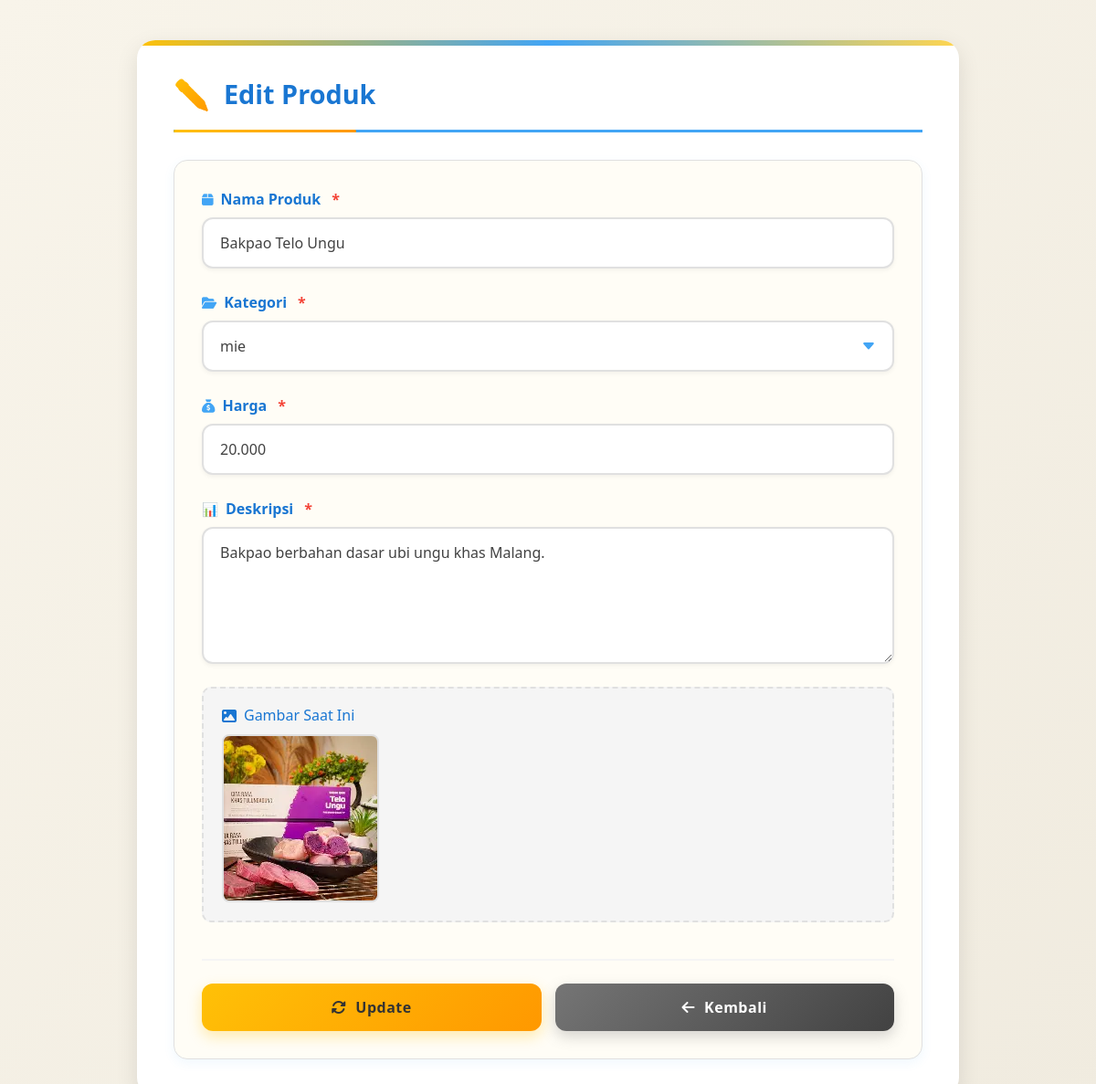
The page /admin/produk/edit/14 on the database its author committed.
### tables this page shows
CREATE TABLE `produk` (
  `id_produk` int(11) NOT NULL,
  `id_kategori` int(11) DEFAULT NULL,
  `nama_produk` varchar(150) DEFAULT NULL,
  `harga` int(11) DEFAULT NULL,
  `stok` int(11) DEFAULT NULL,
  `gambar` varchar(100) DEFAULT NULL,
  `deskripsi` text,
  `created_at` datetime DEFAULT CURRENT_TIMESTAMP
);

CREATE TABLE `kategori` (
  `id_kategori` int(11) NOT NULL,
  `nama_kategori` varchar(100) DEFAULT NULL
);

### application/controllers/admin/produk.php (called while the page is built, shortened)
<?php
class Produk extends CI_Controller {
    public function __construct()
    {
        $this->load->model('M_produk');
        $this->load->model('M_kategori');
    }
    public function edit($id)
    {
        $data['produk']   = $this->M_produk->get_by_id($id);
        $data['kategori'] = $this->M_kategori->get_all();
        $this->load->view('admin/produk/edit', $data);
    }
}

### index.php (called while the page is built, shortened)
<?php
require_once BASEPATH.'core/CodeIgniter.php';

### application/models/M_produk.php (called while the page is built, shortened)
<?php
class M_produk extends CI_Model {
    public function get_by_id($id)
    {
        $this->db->select('produk.*, kategori.nama_kategori');
        $this->db->from('produk');
        $this->db->join('kategori', 'kategori.id_kategori = produk.id_kategori', 'left');
        $this->db->where('produk.id_produk', (int)$id);
        return $this->db->get()->row();
    }
}

### application/models/M_kategori.php (called while the page is built, shortened)
<?php
class M_kategori extends CI_Model {
    private $table = 'kategori';
    public function get_all()
    {
        return $this->db->get($this->table)->result();
    }
}

### application/views/admin/produk/edit.php (the view, shortened to what this page needs)
<!DOCTYPE html>
<html>
<head>
    <link rel="stylesheet" href="<?= base_url('assets/css/bootstrap.min.css') ?>">
    <link rel="stylesheet" href="https://cdnjs.cloudflare.com/ajax/libs/font-awesome/6.4.0/css/all.min.css">
</head>
<body>
<div class="container mt-4">
    <h3>Edit Produk</h3>
    <div class="form-container">
        <form action="<?= base_url('admin/produk/update/'.$produk->id_produk) ?>" method="post" id="editForm">
            <div class="form-group">
                <label>Nama Produk</label>
                <input type="text" name="nama_produk" class="form-control"
                       value="<?= htmlspecialchars($produk->nama_produk) ?>" required
                       placeholder="Masukkan nama produk">
            </div>
            <div class="form-group">
                <label>Kategori</label>
                <select name="id_kategori" class="form-control" required>
                    <?php foreach ($kategori as $k): ?>
                        <option value="<?= $k->id_kategori ?>"
                            <?= ($k->id_kategori == $produk->id_kategori) ? 'selected' : '' ?>>
                            <?= htmlspecialchars($k->nama_kategori) ?>
                        </option>
                    <?php endforeach; ?>
                </select>
            </div>
            <div class="form-group">
                <label>Harga</label>
                <input type="number"
                       name="harga"
                       class="form-control"
                       value="<?= (int)$produk->harga ?>"
                       placeholder="Masukkan harga"
                       min="0"
                       step="1"
                       required>
            </div>
            <div class="form-group">
                <label>Deskripsi</label>
                <textarea name="deskripsi" class="form-control"
                          placeholder="Masukkan deskripsi produk"><?= htmlspecialchars($produk->deskripsi) ?></textarea>
            </div>
            <?php if(isset($produk->gambar) && !empty($produk->gambar)): ?>
            <div class="current-image">
                <h6><i class="fas fa-image"></i> Gambar Saat Ini</h6>
                <img src="<?= base_url('assets/images/produk/'.$produk->gambar) ?>"
                     alt="<?= htmlspecialchars($produk->nama_produk) ?>"
                     title="<?= htmlspecialchars($produk->nama_produk) ?>">
            </div>
            <?php endif; ?>
            <div class="button-container">
                <button type="submit" class="btn btn-primary">
                    <i class="fas fa-sync-alt"></i> Update
                </button>
                <a href="<?= base_url('admin/produk') ?>" class="btn btn-secondary">
                    <i class="fas fa-arrow-left"></i> Kembali
                </a>
            </div>
        </form>
    </div>
</div>
</body>
</html>

### application/views/admin/produk/edit.php (style rules this page uses)
:root { --cream-bg: #F8F4EA; --cream-card: #FFFDF6; --blue-light: #E3F2FD; --blue-primary: #42A5F5; --blue-dark: #1976D2; --blue-hover: #64B5F6; --yellow-primary: #FFC107; --yellow-hover: #FFD54F; --gray-text: #424242; --gray-border: #E0E0E0; --gray-light: #F5F5F5; --gray-medium: #757575; --shadow-light: 0 4px 12px rgba(66, 165, 245, 0.08); --shadow-medium: 0 6px 20px rgba(66, 165, 245, 0.12); --shadow-form: 0 8px 25px rgba(0, 0, 0, 0.1); }
body { background: linear-gradient(135deg, var(--cream-bg) 0%, #F0EBDF 100%); font-family: 'Segoe UI', Tahoma, Geneva, Verdana, sans-serif; min-height: 100vh; padding: 20px; }
.container { max-width: 900px; background: white; border-radius: 20px; padding: 40px; box-shadow: var(--shadow-form); margin: 30px auto; position: relative; overflow: hidden; }
h3 { color: var(--blue-dark); font-weight: 800; margin-bottom: 30px; padding-bottom: 20px; border-bottom: 3px solid var(--blue-primary); position: relative; display: flex; align-items: center; gap: 15px; font-size: 1.8rem; }
h3::before { content: '✏️'; font-size: 2rem; background: linear-gradient(135deg, var(--yellow-primary), #FF9800); -webkit-background-clip: text; -webkit-text-fill-color: transparent; background-clip: text; }
h3::after { content: ''; position: absolute; bottom: -3px; left: 0; width: 200px; height: 3px; background: linear-gradient(90deg, var(--yellow-primary), #FF9800); border-radius: 3px; }
.form-container { background: var(--cream-card); border-radius: 15px; padding: 30px; border: 1px solid var(--gray-border); box-shadow: var(--shadow-light); }
.form-group { margin-bottom: 25px; position: relative; }
.form-group label { display: block; margin-bottom: 8px; font-weight: 600; color: var(--blue-dark); font-size: 1rem; display: flex; align-items: center; gap: 8px; }
.form-group label::before { font-family: "Font Awesome 6 Free"; font-weight: 900; font-size: 0.9rem; color: var(--blue-primary); }
.form-group:nth-child(1) label::before { content: "📦"; }
.form-group:nth-child(2) label::before { content: "📂"; }
.form-group:nth-child(3) label::before { content: "💰"; }
.form-group:nth-child(4) label::before { content: "📊"; }
.form-control { border: 2px solid var(--gray-border); border-radius: 12px; padding: 14px 18px; font-size: 1rem; transition: all 0.3s ease; background: white; color: var(--gray-text); box-shadow: 0 2px 5px rgba(0,0,0,0.05); }
select.form-control { appearance: none; background-repeat: no-repeat; background-position: right 18px center; background-size: 16px; padding-right: 45px; }
textarea.form-control { min-height: 150px; resize: vertical; line-height: 1.6; }
.button-container { display: flex; gap: 15px; margin-top: 40px; padding-top: 25px; border-top: 2px solid var(--gray-light); }
.btn { padding: 14px 28px; border-radius: 12px; font-weight: 700; font-size: 1rem; letter-spacing: 0.5px; transition: all 0.3s ease; border: none; display: inline-flex; align-items: center; justify-content: center; gap: 10px; min-width: 140px; text-decoration: none; cursor: pointer; }
.btn-primary { background: linear-gradient(135deg, var(--yellow-primary), #FF9800); color: #333; box-shadow: 0 6px 15px rgba(255, 193, 7, 0.3); flex: 1; }
.btn-secondary { background: linear-gradient(135deg, #757575, #424242); color: white; box-shadow: 0 6px 15px rgba(117, 117, 117, 0.3); flex: 1; }
.current-image { margin-top: 20px; padding: 20px; background: var(--gray-light); border-radius: 10px; border: 2px dashed var(--gray-border); }
.current-image h6 { color: var(--blue-dark); margin-bottom: 10px; display: flex; align-items: center; gap: 8px; }
.current-image img { max-width: 200px; border-radius: 8px; border: 2px solid var(--gray-border); transition: all 0.3s ease; }
.form-group label::after { content: '*'; color: #f44336; margin-left: 4px; font-weight: bold; }
.form-group { animation: fadeIn 0.5s ease forwards; }
.form-group:nth-child(1) { animation-delay: 0.1s; }
.form-group:nth-child(2) { animation-delay: 0.2s; }
.form-group:nth-child(3) { animation-delay: 0.3s; }
.form-group:nth-child(4) { animation-delay: 0.4s; }
.button-container { animation-delay: 0.6s; }
.container::before { content: ''; position: absolute; top: 0; left: 0; right: 0; height: 6px; background: linear-gradient(90deg, var(--yellow-primary), var(--blue-primary), var(--yellow-hover)); }

### rows shown on the page
produk: nama_produk "Bakpao Telo Ungu", id_kategori "mie", harga "20.000", deskripsi "Bakpao berbahan dasar ubi ungu khas Malang.", gambar (picture)
